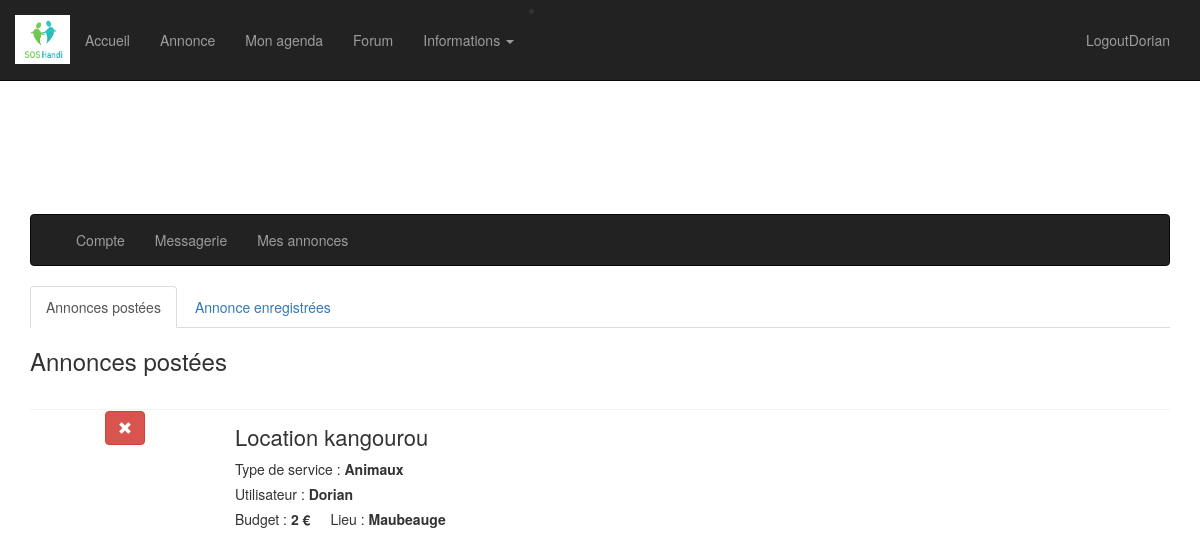
The app's page /View/mesAnnonces.php (signed in) with its own data.
### tables this page shows
CREATE TABLE Annonce (
	idAnnonce int AUTO_INCREMENT PRIMARY KEY,
	demandeur int NOT NULL,
	FOREIGN KEY(demandeur) REFERENCES Utilisateur(idUtilisateur) ON DELETE CASCADE,
	titre varchar(255) NOT NULL,
	service int NOT NULL,
	FOREIGN KEY(service) REFERENCES Service(idService) ON DELETE CASCADE,
	lieu varchar(255) NOT NULL,
	prix int NOT NULL,
	message text NOT NULL
);

CREATE TABLE Service (
	idService int AUTO_INCREMENT NOT NULL PRIMARY KEY,
	nom varchar(128) NOT NULL
);

CREATE TABLE Utilisateur (
	idUtilisateur int AUTO_INCREMENT PRIMARY KEY,
    login varchar(32) NOT NULL UNIQUE,
    email varchar(32) NOT NULL UNIQUE,
    mdp varchar(12) NOT NULL,
	description text NOT NULL,
	dateNaiss date NOT NULL,
    typeU varchar(32) NOT NULL
);

### Model/fonctions_annonces.php (called while the page is built, shortened)
<?php
	function get_annonces_postees() {
		include('config.php');
		$query = 'SELECT demandeur, titre, service, lieu, prix, message FROM Annonce WHERE demandeur = ?';
		$stmt = $bdd->prepare($query);
		$stmt->bindValue(1, $_SESSION['user_id'], PDO::PARAM_INT);
		$stmt->execute();
		$lesAnnonces = $stmt->fetchAll();
		return $lesAnnonces;
	}
	function get_username_demandeur($demandeur) {
		include('config.php');
		$query = 'SELECT login FROM Utilisateur WHERE idUtilisateur = ?';
		$stmt = $bdd->prepare($query);
		$stmt->bindValue(1, $demandeur, PDO::PARAM_INT);
		$stmt->execute();
		if ($donnee = $stmt->fetch()) {
			return $donnee['login'];
		}
	}
	function get_nomService($idService) {
		include('config.php');
		$query = 'SELECT nom FROM Service WHERE idService = ?';
		$stmt = $bdd->prepare($query);
		$stmt->bindValue(1, $idService, PDO::PARAM_INT);
		$stmt->execute();
		if ($donnee = $stmt->fetch()) {
			return $donnee['nom'];
		}
	}
?>

### View/mesAnnonces.php (the view, shortened to what this page needs)
<!DOCTYPE html>
<html lang="en">
<head>
    <link href="../css/bootstrap.min.css" rel="stylesheet">
    <link href="../css/style.css" rel="stylesheet">
    <link href="../css/hover-min.css" rel="stylesheet">
    <link href="../css/swiper.min.css" rel="stylesheet">
    <link href="../css/profile.css" rel="stylesheet">
</head>
<body>
    <?php require("menu.php");?>
		<?php
		include('../Model/fonctions_annonces.php');
		?>
        <div class="container">
            <?php require("menuProfile.php");?>
                <ul class="nav nav-tabs">
                    <li class="active"><a data-toggle="tab" href="#home">Annonces postées</a></li>
                    <li><a data-toggle="tab" href="#menu1">Annonce enregistrées</a></li>
                </ul>
                <div class="tab-content">
                    <div id="home" class="tab-pane fade in active">
                        <h3>Annonces postées</h3>
                        <div id="listannonceP" class="row">
                            <div class="col-xs-12">
                                <div class="col-xs-12">
                                    <?php $annoncesP = get_annonces_postees();
                                    foreach ($annoncesP as $annonce) { ?>
                                            <div id="listannonce" class="row">
                                                <a href="#">
                                                    <div class="col-xs-3 col-sm-2 text-center no-padding">
                                                        <button type="button" class="glyphicon glyphicon-remove btn btn-danger"></button>
                                                    </div>
                                                    <div class="col-xs-9 col-sm-10">
														<h4 class="title">
														<?php echo $annonce['titre'] ?>                                       </h4>
														<div class="username"> Type de service : <span class="capitalize firstname">
														<?php $service = get_nomService($annonce['service']);
																echo $service ?></span></div>
														<div class="username"> Utilisateur : <span class="capitalize firstname">
														<?php $username = get_username_demandeur($annonce['demandeur']);
																echo $username ?></span></div>
														<div class="budget"> Budget : <b>
														<?php echo $annonce['prix'] ?> €</b> </div>
														<div class="duration"> Lieu : <b>
														<?php echo $annonce['lieu'] ?> </b> </div>
													</div>
                                                </a>
                                            </div>
                                    <?php } ?>
                                </div>
                            </div>
                        </div>
                    </div>
                </div>
        </div>
</body>
</html>

### css/style.css (style rules this page uses)
body { padding-top: 70px; }
#listannonceP { margin-top: 3%; }
#listannonce { border-top: 1px solid #F3F3F3; height: 120px; }
#listannonce a { display: block; width: 100%; height: 100%; color: #333333; }
#listannonce .title { color: #333333 !important; font-size: 22px; margin-top: 15px; font-weight: normal; }
#listannonce .username { font-weight: normal; margin-top: 5px; margin-bottom: 5px; }
#listannonce .username .firstname { font-weight: bold; }
#listannonce .budget, #listannonce .duration { width: auto; float: left; padding-right: 20px; }
@media (min-width:768px) { body { padding-top: 100px; } }

### records on screen
annonce: titre "Location kangourou", service.nom "Animaux", demandeur.login "Dorian", prix "2", lieu "Maubeauge"

### other values on screen
$_SESSION['username'] "Dorian"
